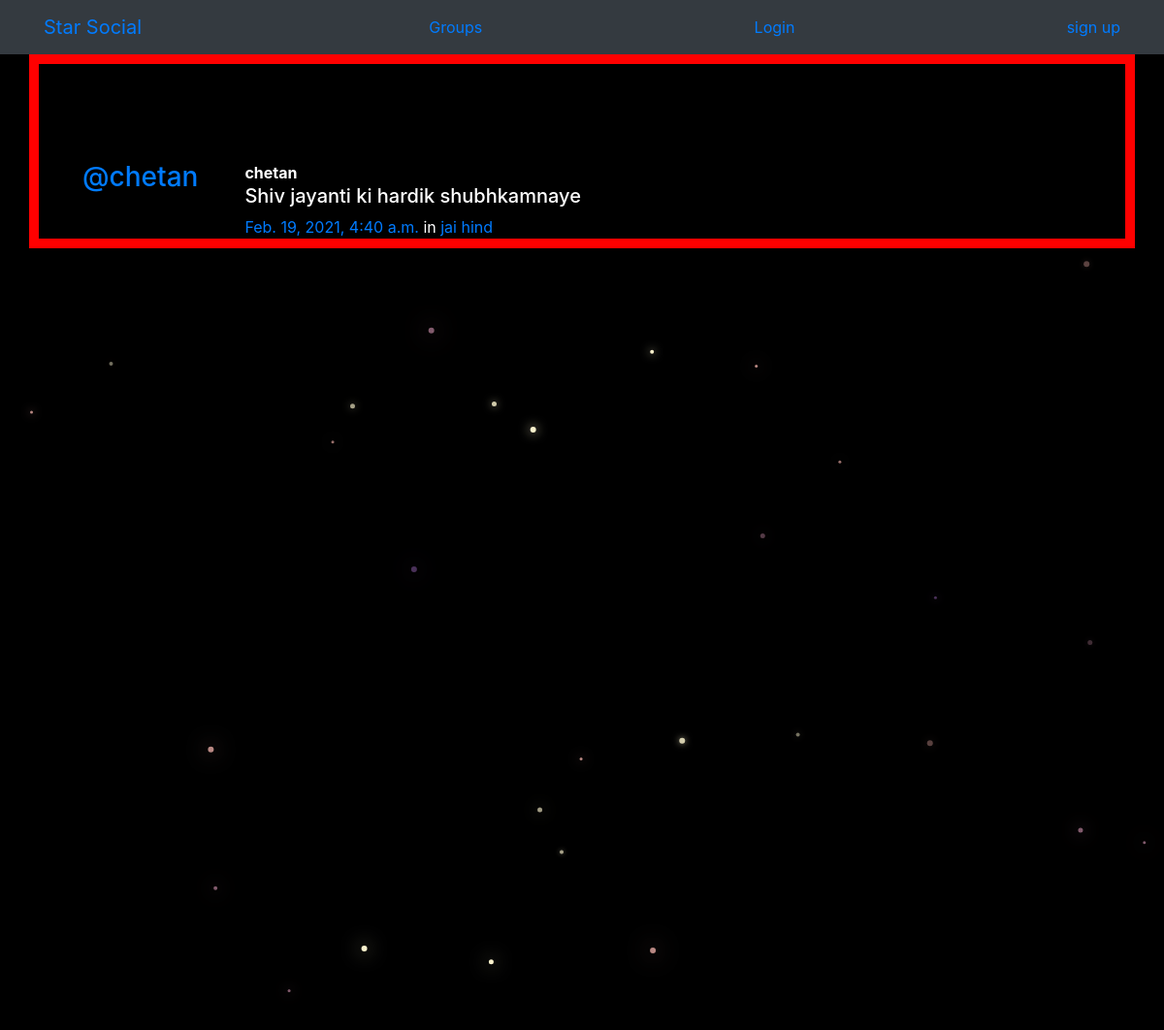
/posts/, run on the app's committed database.
### posts/models.py (models this page shows, shortened)
class Post(models.Model):
    user= models.ForeignKey(User,related_name='posts',on_delete=models.CASCADE)
    created_at= models.DateTimeField(auto_now=True)
    message= models.TextField()
    message_html = models.TextField(editable=False)
    group= models.ForeignKey(Group,related_name='posts',null=True,blank=True,on_delete=models.CASCADE)
    class Meta:
        ordering= ['-created_at']
        unique_together= ['user','message']

### group/models.py (models this page shows, shortened)
class Group(models.Model):
    name= models.CharField(max_length=255,unique=True)
    slug= models.SlugField(allow_unicode=True,unique=True)
    description= models.TextField(blank=True,default='')
    description_html= models.TextField(editable=False,default='',blank=True)
    members= models.ManyToManyField(User,through='GroupMember')
    class Meta:
        ordering= ['name']

### posts/views.py (the view)
# urls.py: path('',views.PostList.as_view(),name='all'),
class PostList(SelectRelatedMixin,generic.ListView):
    model = models.Post
    select_related = ('user','group')

### posts/templates/posts/post_list.html (shortened to what this page needs)
{% extends 'posts/post_base.html' %}
{% block post_content %}
<div class="col-md-8">
    {% for post in post_list %}
        {% include "posts/_post.html" %}
    {% endfor %}
</div>
{% endblock %}

### posts/templates/posts/_post.html (shortened to what this page needs)
<div class="media">
	<h3 class="mr-5"><a href="{% url 'posts:for_user' username=post.user.username %}">@{{ post.user.username }}</a></h3>
	<div class="media-body">
		<strong>{{ post.user.username }}</strong>
		<h5>{{ post.message_html|safe }}</h5>
			<time class="time"><a href="{% url 'posts:single' username=post.user.username pk=post.pk %}">{{ post.created_at }}</a></time>
			{% if post.group %}
			<span class="group-name">in <a href="#">{{ post.group.name }}</a></span>
			{% endif %}
	</div>
</div>

### static/css/master.css (style rules this page uses)
html, body { height: 100%; width: 100%; overflow: hidden; background: #191063; margin: 0; }

### static/simplesocial/css/master.css (style rules this page uses)
body { margin: 0; overflow: hidden; background-color: black; color:white; }

### data on the page
Post: user.username "chetan", message_html "Shiv jayanti ki hardik shubhkamnaye", created_at "Feb. 19, 2021, 4:40 a.m.", group.name "jai hind"
